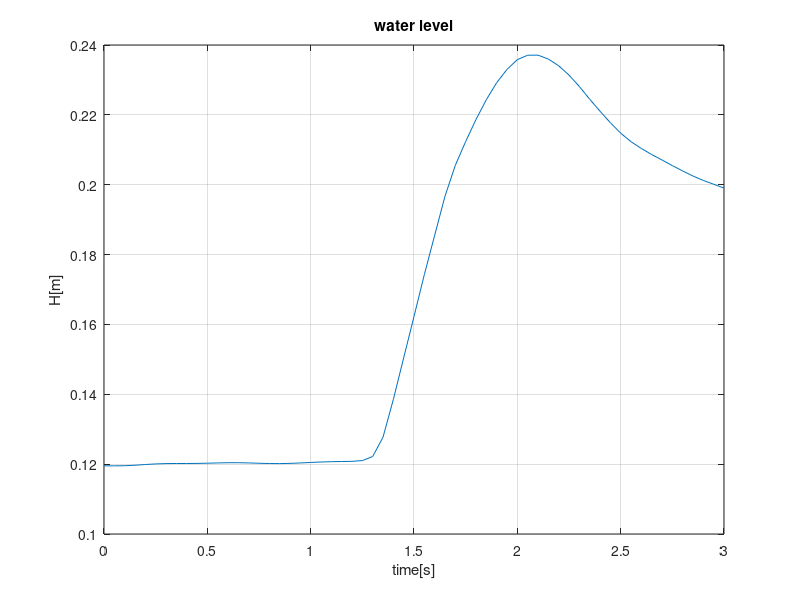

Write the MATLAB code that produced this figure.
M = csvread('waterlevel.csv');
x=M(2:end,1);
y=M(2:end,2);

Data=[x,y];
for k = 2:size(Data,2)
    [maxd,idx] = max(Data(:,k));
    MaxCol(k,:) = [x(idx) maxd];
end
MaxCol = MaxCol(2:end,:)

plot(x,y)%,'-+'
grid on;
title("water level")
xlabel time[s];
ylabel("H[m]")
